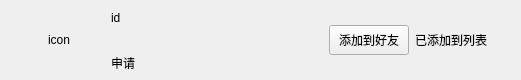
<?xml version="1.0" encoding="UTF-8"?>
<ui version="4.0">
 <class>applyFriendItem</class>
 <widget class="QWidget" name="applyFriendItem">
  <property name="geometry">
   <rect>
    <x>0</x>
    <y>0</y>
    <width>521</width>
    <height>80</height>
   </rect>
  </property>
  <property name="minimumSize">
   <size>
    <width>0</width>
    <height>80</height>
   </size>
  </property>
  <property name="maximumSize">
   <size>
    <width>16777215</width>
    <height>80</height>
   </size>
  </property>
  <property name="windowTitle">
   <string>Form</string>
  </property>
  <layout class="QHBoxLayout" name="horizontalLayout">
   <property name="spacing">
    <number>0</number>
   </property>
   <property name="leftMargin">
    <number>3</number>
   </property>
   <property name="topMargin">
    <number>0</number>
   </property>
   <property name="rightMargin">
    <number>0</number>
   </property>
   <property name="bottomMargin">
    <number>0</number>
   </property>
   <item>
    <spacer name="horizontalSpacer">
     <property name="orientation">
      <enum>Qt::Orientation::Horizontal</enum>
     </property>
     <property name="sizeType">
      <enum>QSizePolicy::Policy::Fixed</enum>
     </property>
     <property name="sizeHint" stdset="0">
      <size>
       <width>45</width>
       <height>20</height>
      </size>
     </property>
    </spacer>
   </item>
   <item>
    <widget class="QLabel" name="icon_lb">
     <property name="minimumSize">
      <size>
       <width>45</width>
       <height>45</height>
      </size>
     </property>
     <property name="maximumSize">
      <size>
       <width>45</width>
       <height>45</height>
      </size>
     </property>
     <property name="text">
      <string>icon</string>
     </property>
    </widget>
   </item>
   <item>
    <widget class="QWidget" name="widget" native="true">
     <layout class="QHBoxLayout" name="horizontalLayout_2">
      <property name="topMargin">
       <number>1</number>
      </property>
      <property name="bottomMargin">
       <number>1</number>
      </property>
      <item>
       <widget class="QWidget" name="widget_2" native="true">
        <layout class="QVBoxLayout" name="verticalLayout">
         <property name="spacing">
          <number>12</number>
         </property>
         <property name="topMargin">
          <number>0</number>
         </property>
         <property name="bottomMargin">
          <number>0</number>
         </property>
         <item>
          <widget class="QLabel" name="user_name_lb">
           <property name="minimumSize">
            <size>
             <width>100</width>
             <height>0</height>
            </size>
           </property>
           <property name="text">
            <string>id</string>
           </property>
          </widget>
         </item>
         <item>
          <widget class="QLabel" name="user_chat_lb">
           <property name="minimumSize">
            <size>
             <width>100</width>
             <height>0</height>
            </size>
           </property>
           <property name="text">
            <string>申请</string>
           </property>
          </widget>
         </item>
        </layout>
       </widget>
      </item>
      <item>
       <spacer name="horizontalSpacer_3">
        <property name="orientation">
         <enum>Qt::Orientation::Horizontal</enum>
        </property>
        <property name="sizeHint" stdset="0">
         <size>
          <width>40</width>
          <height>20</height>
         </size>
        </property>
       </spacer>
      </item>
      <item>
       <widget class="clickBtn" name="addBtn">
        <property name="minimumSize">
         <size>
          <width>80</width>
          <height>30</height>
         </size>
        </property>
        <property name="maximumSize">
         <size>
          <width>80</width>
          <height>30</height>
         </size>
        </property>
        <property name="text">
         <string>添加到好友</string>
        </property>
       </widget>
      </item>
      <item>
       <widget class="QLabel" name="already_add_lb">
        <property name="minimumSize">
         <size>
          <width>50</width>
          <height>0</height>
         </size>
        </property>
        <property name="text">
         <string>已添加到列表</string>
        </property>
       </widget>
      </item>
      <item>
       <spacer name="horizontalSpacer_2">
        <property name="orientation">
         <enum>Qt::Orientation::Horizontal</enum>
        </property>
        <property name="sizeType">
         <enum>QSizePolicy::Policy::Fixed</enum>
        </property>
        <property name="sizeHint" stdset="0">
         <size>
          <width>25</width>
          <height>20</height>
         </size>
        </property>
       </spacer>
      </item>
     </layout>
    </widget>
   </item>
  </layout>
 </widget>
 <customwidgets>
  <customwidget>
   <class>clickBtn</class>
   <extends>QPushButton</extends>
   <header location="global">clickbtn.h</header>
  </customwidget>
 </customwidgets>
 <resources/>
 <connections/>
</ui>
